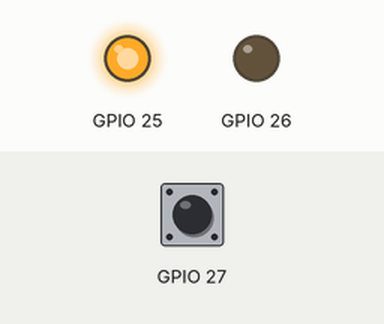
Recording of a program running on a simulated ESP32 board running MicroPython. On the bench: output pins drawn as LEDs (lit = HIGH). Inputs (shaded band) come from the test bench; at power-on: GPIO 27 HIGH. Library files of the repository ran but are not shown: loraE32.py; what the program prints to the serial console is not drawn.

Above: at 0.2 s.
Timing chart, 0 to 1.7 s (numbered marks = the images above):
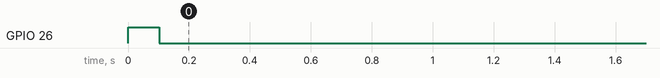

Measured:
- by itself, GPIO 26: HIGH → LOW at 0.10 s

The program:

testSendE32_Broadcast.py
```python
###########################################
# sending fixed broadcast
###########################################
# transmitter - address 0001 - channel 02
# message     - address FFFF - channel 04
# receiver(s) - address 0003 - channel 04
###########################################

from loraE32 import ebyteE32
import utime

M0pin = 25
M1pin = 26
AUXpin = 27

e32 = ebyteE32(M0pin, M1pin, AUXpin, Address=0x0001, Channel=0x02, debug=False)

e32.start()

to_address = 0xFFFF
to_channel = 0x04

teller = 0
while True:
    message = { 'msg': 'HELLO WORLD %s'%str(teller) }
    print('Sending fixed broadcast : address %s - channel %d - message %s'%(to_address, to_channel, message))
    e32.sendMessage(to_address, to_channel, message, useChecksum=True)
    teller += 1
    utime.sleep_ms(2000)

e32.stop()
```
